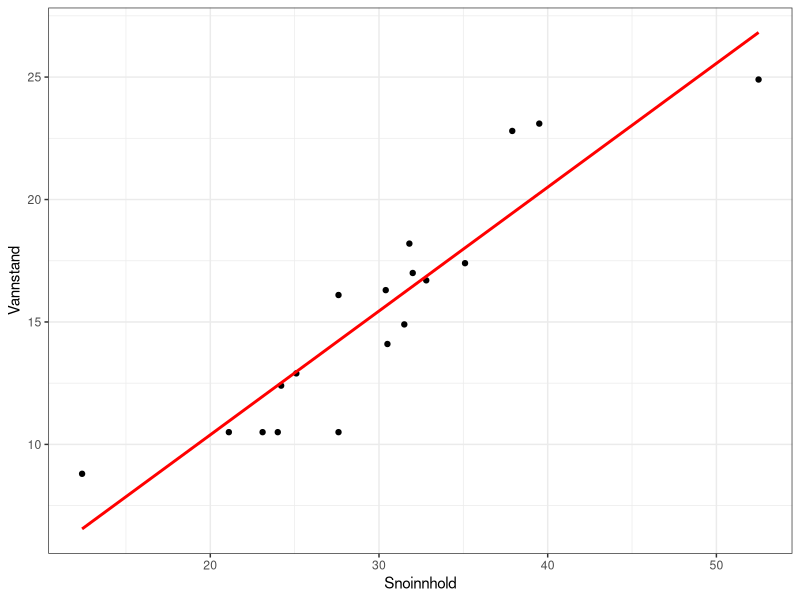
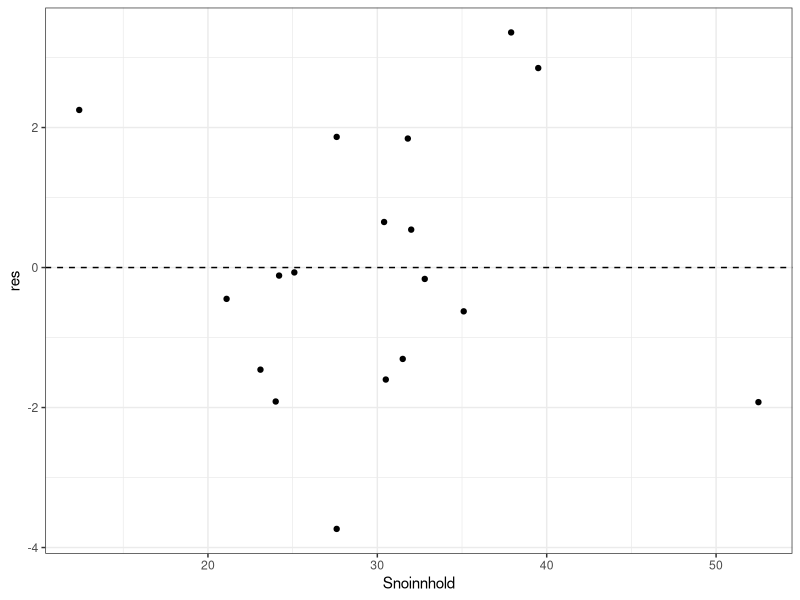
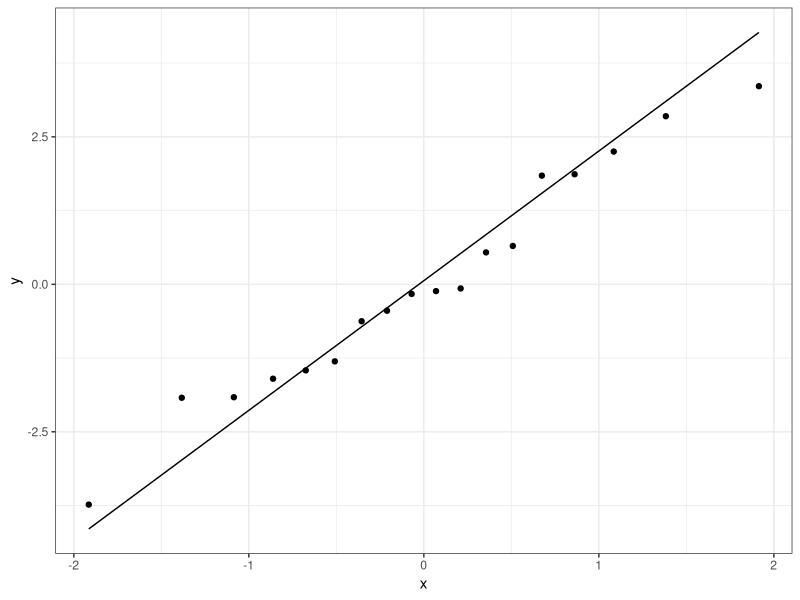

Reproduce these figures in R, in order.
library(tidyverse)
set.seed(1110)

# problem 4

d <- read.table("data/snoe_vann.txt", header = FALSE) %>%
  as_tibble() %>%
  rename(Snoinnhold = V1, Vannstand = V2)


# a)

fit <- lm(Vannstand ~ Snoinnhold, data = d)
summary(fit)

plot_a <- d %>%
  ggplot(aes(x = Snoinnhold, y = Vannstand)) +
  geom_point() +
  geom_smooth(method = "lm", se = FALSE, color = "red") +
  theme_bw()

ggsave("plots/oppg4_a.pdf", plot_a, width = 7, height = 4)


# b)

res <- residuals(fit)

plot_resid <- ggplot(data.frame(Snoinnhold = d$Snoinnhold, res = res),
                     aes(x = Snoinnhold, y = res)) +
  geom_point() +
  geom_hline(yintercept = 0, linetype = "dashed") +
  theme_bw()

ggsave("plots/oppg4_residualer.pdf", plot_resid, width = 7, height = 4)

plot_qq <- ggplot(data.frame(res), aes(sample = res)) +
  stat_qq() +
  stat_qq_line() +
  theme_bw()

ggsave("plots/oppg4_residual_qq.pdf", plot_qq, width = 7, height = 4)


# c)

sigma2_hat <- sum(res^2) / (nrow(d) - 2)
sigma2_hat

confint(fit, "Snoinnhold", level = 0.95)


# d)

beta0 <- coef(fit)[1]
se_b0 <- summary(fit)$coefficients[1, 2]
t_b0 <- beta0 / se_b0
p_b0 <- 2 * (1 - pt(abs(t_b0), df = nrow(d) - 2))
 
c(beta0 = beta0, SE_beta0 = se_b0, t_verdi = t_b0, p_tosidig = p_b0)


# e)

fit2 <- lm(Vannstand ~ poly(Snoinnhold, 2, raw = TRUE), data = d)
fit3 <- lm(Vannstand ~ poly(Snoinnhold, 3, raw = TRUE), data = d)

summary(fit2)
summary(fit3)

AIC(fit, fit2, fit3)
BIC(fit, fit2, fit3)
